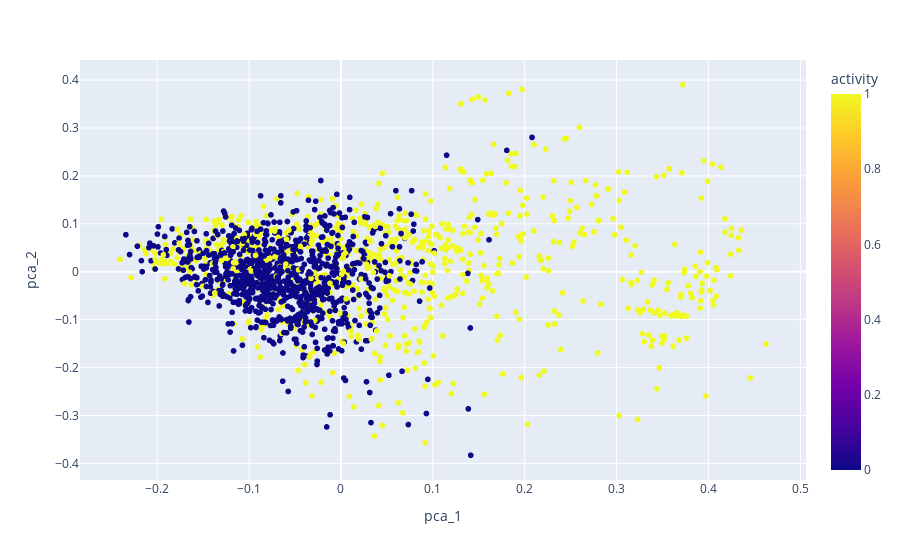

The notebook cell saved with this chart:
### Markdown cell above
## Unsupervised learning analysis

### Code cell
from sklearn.decomposition import PCA
from plotly import express as ex

pca = PCA(n_components=2)
pca_components = pca.fit_transform(df_processed.drop(['subset', 'activity'], axis=1))

df_pca = pd.DataFrame(pca_components, columns=['pca_1', 'pca_2'])
df_pca['activity'] = df_processed['activity']
ex.scatter(df_pca, x='pca_1', y='pca_2', color='activity')

### Figure 1 — Plotly figure (JSON) as saved in the notebook; plotly's stock layout.template omitted (floating-point values rounded to 4 significant figures; data arrays with more than 128 entries replaced by an {"elided": "..."} marker saying what was removed)
{"data": [{"hovertemplate": "pca_1=%{x}<br>pca_2=%{y}<br>activity=%{marker.color}<extra></extra>", "legendgroup": "", "marker": {"color": {"elided": "1940 int values"}, "coloraxis": "coloraxis", "symbol": "circle"}, "mode": "markers", "name": "", "showlegend": false, "type": "scattergl", "x": {"elided": "1940 float values"}, "xaxis": "x", "y": {"elided": "1940 float values"}, "yaxis": "y"}], "layout": {"autosize": true, "coloraxis": {"colorbar": {"title": {"text": "activity"}}, "colorscale": [[0, "#0d0887"], [0.1111, "#46039f"], [0.2222, "#7201a8"], [0.3333, "#9c179e"], [0.4444, "#bd3786"], [0.5556, "#d8576b"], [0.6667, "#ed7953"], [0.7778, "#fb9f3a"], [0.8889, "#fdca26"], [1, "#f0f921"]]}, "legend": {"tracegroupgap": 0}, "margin": {"t": 60}, "xaxis": {"anchor": "y", "autorange": true, "domain": [0, 1], "range": [-0.2829, 0.5052], "title": {"text": "pca_1"}, "type": "linear"}, "yaxis": {"anchor": "x", "autorange": true, "domain": [0, 1], "range": [-0.4427, 0.4501], "title": {"text": "pca_2"}, "type": "linear"}}}
